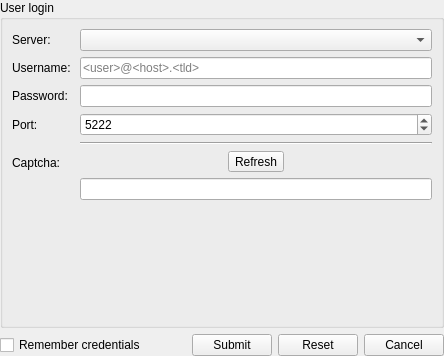
     <widget class="QWidget" name="page_account_login_ui">
      <layout class="QVBoxLayout" name="verticalLayout_11">
       <property name="leftMargin">
        <number>0</number>
       </property>
       <property name="topMargin">
        <number>0</number>
       </property>
       <property name="rightMargin">
        <number>0</number>
       </property>
       <property name="bottomMargin">
        <number>0</number>
       </property>
       <item>
        <widget class="QFrame" name="frame_account_login_details">
         <property name="frameShape">
          <enum>QFrame::NoFrame</enum>
         </property>
         <property name="frameShadow">
          <enum>QFrame::Raised</enum>
         </property>
         <layout class="QVBoxLayout" name="verticalLayout_15">
          <property name="leftMargin">
           <number>0</number>
          </property>
          <property name="topMargin">
           <number>0</number>
          </property>
          <property name="rightMargin">
           <number>0</number>
          </property>
          <property name="bottomMargin">
           <number>0</number>
          </property>
          <item>
           <widget class="QGroupBox" name="groupBox_user_login_details">
            <property name="title">
             <string>User login</string>
            </property>
            <layout class="QVBoxLayout" name="verticalLayout_12">
             <item>
              <widget class="QFrame" name="frame_login_form">
               <property name="frameShape">
                <enum>QFrame::NoFrame</enum>
               </property>
               <property name="frameShadow">
                <enum>QFrame::Raised</enum>
               </property>
               <layout class="QFormLayout" name="formLayout_2">
                <property name="leftMargin">
                 <number>0</number>
                </property>
                <property name="topMargin">
                 <number>0</number>
                </property>
                <property name="rightMargin">
                 <number>0</number>
                </property>
                <property name="bottomMargin">
                 <number>0</number>
                </property>
                <item row="1" column="0">
                 <widget class="QLabel" name="label_login_username">
                  <property name="text">
                   <string>Username: </string>
                  </property>
                 </widget>
                </item>
                <item row="1" column="1">
                 <widget class="QLineEdit" name="lineEdit_login_username">
                  <property name="maxLength">
                   <number>256</number>
                  </property>
                  <property name="placeholderText">
                   <string>&lt;user&gt;@&lt;host&gt;.&lt;tld&gt;</string>
                  </property>
                  <property name="clearButtonEnabled">
                   <bool>true</bool>
                  </property>
                 </widget>
                </item>
                <item row="2" column="0">
                 <widget class="QLabel" name="label_login_password">
                  <property name="text">
                   <string>Password: </string>
                  </property>
                 </widget>
                </item>
                <item row="2" column="1">
                 <widget class="QLineEdit" name="lineEdit_login_password">
                  <property name="maxLength">
                   <number>256</number>
                  </property>
                  <property name="echoMode">
                   <enum>QLineEdit::Password</enum>
                  </property>
                  <property name="clearButtonEnabled">
                   <bool>true</bool>
                  </property>
                 </widget>
                </item>
                <item row="5" column="0">
                 <widget class="QLabel" name="label_xmpp_login_captcha">
                  <property name="text">
                   <string>Captcha: </string>
                  </property>
                 </widget>
                </item>
                <item row="5" column="1">
                 <widget class="QFrame" name="frame_xmpp_login_captcha">
                  <property name="frameShape">
                   <enum>QFrame::NoFrame</enum>
                  </property>
                  <property name="frameShadow">
                   <enum>QFrame::Raised</enum>
                  </property>
                  <layout class="QVBoxLayout" name="verticalLayout_13">
                   <property name="leftMargin">
                    <number>0</number>
                   </property>
                   <property name="topMargin">
                    <number>0</number>
                   </property>
                   <property name="rightMargin">
                    <number>0</number>
                   </property>
                   <property name="bottomMargin">
                    <number>0</number>
                   </property>
                   <item>
                    <widget class="QFrame" name="frame_xmpp_login_captcha_top">
                     <property name="frameShape">
                      <enum>QFrame::NoFrame</enum>
                     </property>
                     <property name="frameShadow">
                      <enum>QFrame::Raised</enum>
                     </property>
                     <layout class="QHBoxLayout" name="horizontalLayout_7">
                      <property name="leftMargin">
                       <number>0</number>
                      </property>
                      <property name="topMargin">
                       <number>0</number>
                      </property>
                      <property name="rightMargin">
                       <number>0</number>
                      </property>
                      <property name="bottomMargin">
                       <number>0</number>
                      </property>
                      <item>
                       <layout class="QFormLayout" name="formLayout_xmpp_login_recv_captcha"/>
                      </item>
                      <item>
                       <widget class="QToolButton" name="toolButton_xmpp_login_captcha_refresh">
                        <property name="text">
                         <string>Refresh</string>
                        </property>
                       </widget>
                      </item>
                     </layout>
                    </widget>
                   </item>
                   <item>
                    <widget class="QFrame" name="frame_xmpp_login_captcha_bottom">
                     <property name="frameShape">
                      <enum>QFrame::NoFrame</enum>
                     </property>
                     <property name="frameShadow">
                      <enum>QFrame::Raised</enum>
                     </property>
                     <layout class="QHBoxLayout" name="horizontalLayout_8">
                      <property name="leftMargin">
                       <number>0</number>
                      </property>
                      <property name="topMargin">
                       <number>0</number>
                      </property>
                      <property name="rightMargin">
                       <number>0</number>
                      </property>
                      <property name="bottomMargin">
                       <number>0</number>
                      </property>
                      <item>
                       <widget class="QLineEdit" name="lineEdit_xmpp_login_captcha_input">
                        <property name="toolTip">
                         <string>The challenge response.</string>
                        </property>
                        <property name="maxLength">
                         <number>128</number>
                        </property>
                        <property name="clearButtonEnabled">
                         <bool>true</bool>
                        </property>
                       </widget>
                      </item>
                     </layout>
                    </widget>
                   </item>
                  </layout>
                 </widget>
                </item>
                <item row="3" column="0">
                 <widget class="QLabel" name="label_login_xmpp_port">
                  <property name="text">
                   <string>Port: </string>
                  </property>
                 </widget>
                </item>
                <item row="3" column="1">
                 <widget class="QSpinBox" name="spinBox_login_xmpp_port">
                  <property name="minimum">
                   <number>80</number>
                  </property>
                  <property name="maximum">
                   <number>65535</number>
                  </property>
                  <property name="value">
                   <number>5222</number>
                  </property>
                 </widget>
                </item>
                <item row="4" column="1">
                 <widget class="Line" name="line_2">
                  <property name="orientation">
                   <enum>Qt::Horizontal</enum>
                  </property>
                 </widget>
                </item>
                <item row="0" column="0">
                 <widget class="QLabel" name="label_xmpp_login_server_type">
                  <property name="text">
                   <string>Server: </string>
                  </property>
                 </widget>
                </item>
                <item row="0" column="1">
                 <widget class="QComboBox" name="comboBox_xmpp_login_server_type"/>
                </item>
               </layout>
              </widget>
             </item>
             <item>
              <widget class="QFrame" name="frame_login_form_spacer_bottom">
               <property name="frameShape">
                <enum>QFrame::NoFrame</enum>
               </property>
               <property name="frameShadow">
                <enum>QFrame::Raised</enum>
               </property>
               <layout class="QVBoxLayout" name="verticalLayout_14">
                <property name="leftMargin">
                 <number>0</number>
                </property>
                <property name="topMargin">
                 <number>0</number>
                </property>
                <property name="rightMargin">
                 <number>0</number>
                </property>
                <property name="bottomMargin">
                 <number>0</number>
                </property>
                <item>
                 <spacer name="verticalSpacer_3">
                  <property name="orientation">
                   <enum>Qt::Vertical</enum>
                  </property>
                  <property name="sizeHint" stdset="0">
                   <size>
                    <width>20</width>
                    <height>110</height>
                   </size>
                  </property>
                 </spacer>
                </item>
               </layout>
              </widget>
             </item>
            </layout>
           </widget>
          </item>
         </layout>
        </widget>
       </item>
       <item>
        <widget class="QFrame" name="frame_account_login_button_box">
         <property name="frameShape">
          <enum>QFrame::NoFrame</enum>
         </property>
         <property name="frameShadow">
          <enum>QFrame::Raised</enum>
         </property>
         <layout class="QHBoxLayout" name="horizontalLayout_6">
          <property name="leftMargin">
           <number>0</number>
          </property>
          <property name="topMargin">
           <number>0</number>
          </property>
          <property name="rightMargin">
           <number>0</number>
          </property>
          <property name="bottomMargin">
           <number>0</number>
          </property>
          <item>
           <widget class="QCheckBox" name="checkBox_login_remember_creds">
            <property name="text">
             <string>Remember credentials</string>
            </property>
           </widget>
          </item>
          <item>
           <spacer name="horizontalSpacer_3">
            <property name="orientation">
             <enum>Qt::Horizontal</enum>
            </property>
            <property name="sizeHint" stdset="0">
             <size>
              <width>40</width>
              <height>20</height>
             </size>
            </property>
           </spacer>
          </item>
          <item>
           <widget class="QPushButton" name="pushButton_login_submit">
            <property name="text">
             <string>Submit</string>
            </property>
           </widget>
          </item>
          <item>
           <widget class="QPushButton" name="pushButton_login_reset">
            <property name="text">
             <string>Reset</string>
            </property>
           </widget>
          </item>
          <item>
           <widget class="QPushButton" name="pushButton_login_cancel">
            <property name="text">
             <string>Cancel</string>
            </property>
           </widget>
          </item>
         </layout>
        </widget>
       </item>
      </layout>
     </widget>
